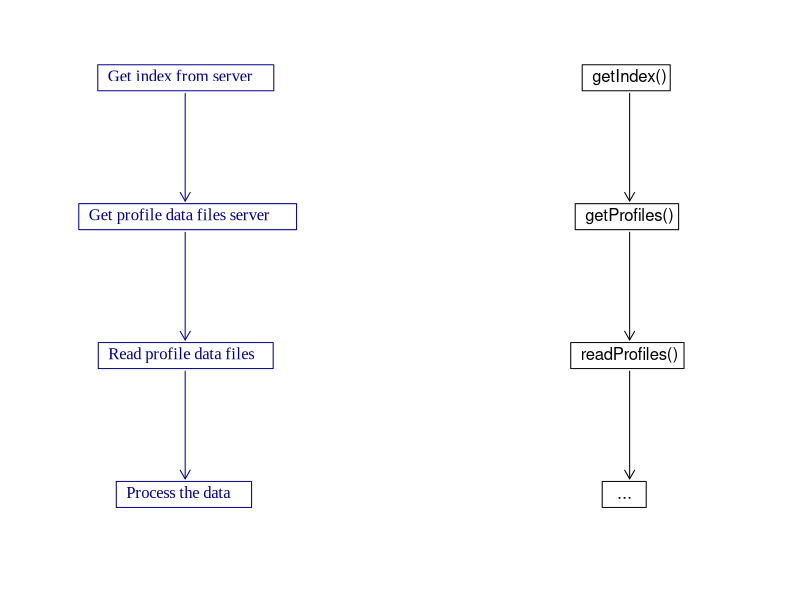

Recreate this plot in R.
colText <- "darkblue"
colCode <- "black"
PNG <- TRUE
library(graphics)
textInBox <- function(x, y, text, cex=1, pos=4, center=TRUE, family="Times New Roman", col="black")
{
    message(text)
    message("  x=", x, " y=", y)
    w <- graphics::strwidth(text)
    h <- graphics::strheight(text)
    message("  w=", w, ", h=", h)
    if (center)
        x <- x - w/2
    message("  x=", x, " y=", y)
    text(x, y, text, cex=cex, pos=pos, family=family, col=col)
    rect(x, y-h, x+1.1*w, y+h, border=col)
    invisible(list(w=w, h=h))
}
if (PNG) png("workflow.png", width=4, height=1.5, unit="in", res=120, pointsize=8)
par(mar=rep(0,4))
plot(c(0, 1), c(0, 1), type="n", xlab="", ylab="", axes=FALSE)
x0 <- 0.2
y0 <- 0.9
dy <- 0.25
wh <- textInBox(x0, y0, "Get index from server", col=colText)
h <- wh$h * 1.2
xarrow <- x0 + 0.01 # not sure why we need to move it
arrows(xarrow, y0-h, xarrow, y0-dy+h, length=0.1, col=colText)
y0 <- y0 - dy
textInBox(x0, y0, "Get profile data files server", col=colText)
arrows(xarrow, y0-h, xarrow, y0-dy+h, length=0.1, col=colText)
y0 <- y0 - dy
textInBox(x0, y0, "Read profile data files", col=colText)
arrows(xarrow, y0-h, xarrow, y0-dy+h, length=0.1, col=colText)
y0 <- y0 - dy
textInBox(x0, y0, "Process the data", col=colText)

x0 <- 0.8
y0 <- 0.9
dy <- 0.25
wh <- textInBox(x0, y0, "getIndex() ", family="sans", col=colCode)
h <- wh$h * 1.2
xarrow <- x0 + 0.01 # not sure why we need to move it
arrows(xarrow, y0-h, xarrow, y0-dy+h, length=0.1)
y0 <- y0 - dy
textInBox(x0, y0, "getProfiles() ", family="sans", col=colCode)
arrows(xarrow, y0-h, xarrow, y0-dy+h, length=0.1)
y0 <- y0 - dy
textInBox(x0, y0, "readProfiles() ", family="sans", col=colCode)
arrows(xarrow, y0-h, xarrow, y0-dy+h, length=0.1)
y0 <- y0 - dy
textInBox(x0, y0, " ...    ", family="sans", col=colCode)

if (PNG) dev.off()

